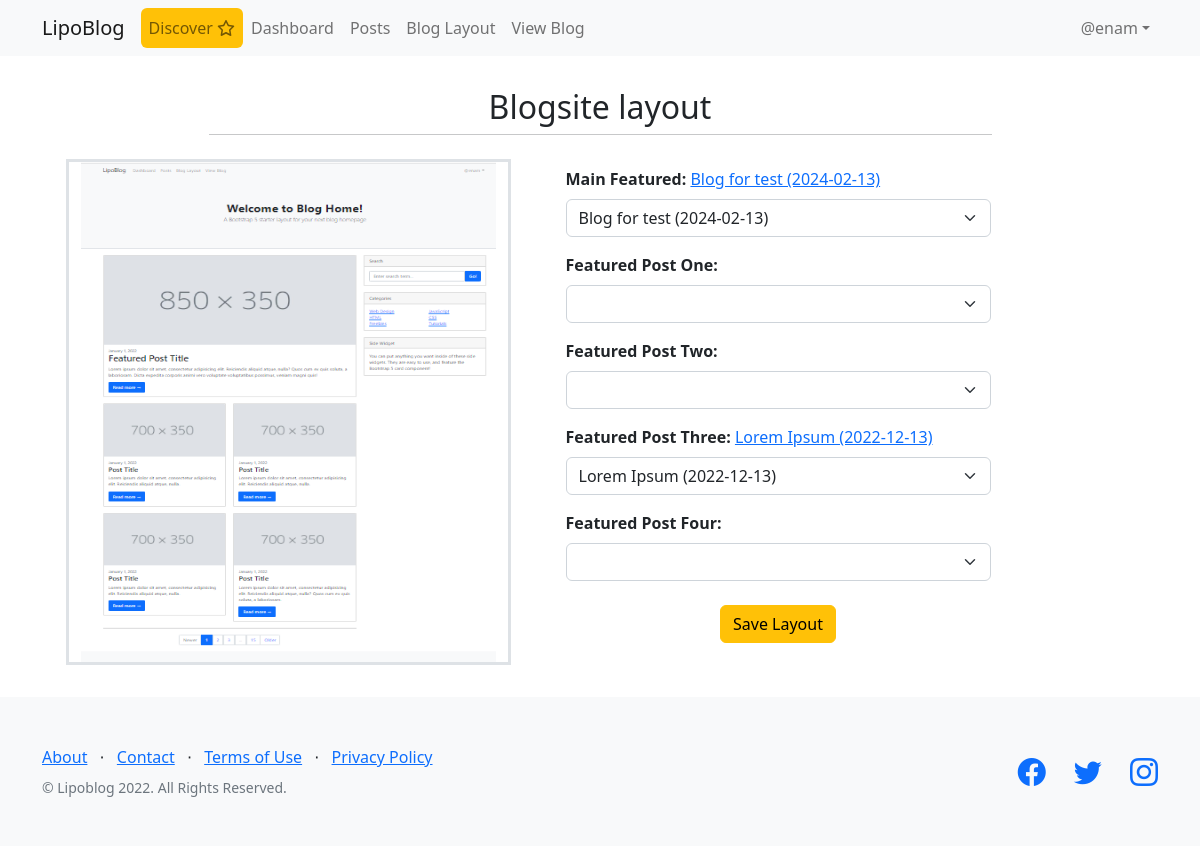
The page /bloglayout/ (signed in) on the database its author committed.
### blogs/models.py (models this page shows)
class post(models.Model):
    status = (
        ('draft', 'Draft'),
        ('published', 'Published'),
    )
    title = models.CharField(max_length=200)
    blogtext = RichTextField(blank=True, null=True)
    blogimage = models.ImageField(upload_to='images')
    date = models.DateField()
    slug = models.SlugField(max_length=200)
    location = models.CharField(max_length=200)
    author = models.ForeignKey(blogger, on_delete=models.CASCADE)
    status = models.CharField(max_length=20, choices=status, default='draft')
    category = models.ForeignKey(Category, on_delete=models.CASCADE, blank=True, null=True)
    def __str__(self):
        return f'{self.title} ({self.date})'

### blogs/views.py (the view, shortened to what this page needs)
# urls.py: path("bloglayout/", views.blog_layout, name='blog_layout'),
@login_required(login_url='login')
def blog_layout(request):
    bloger = blogger.objects.get(user=request.user)
    layout = bloglayout.objects.get(author=bloger)
    form = LayoutForm()
    posts = post.objects.filter(author=bloger)
    post1 = None
    post2 = None
    post3 = None
    post4 = None
    post5 = None
    if layout.mainfeatured != "": post1 = post.objects.get(slug=layout.mainfeatured)
    if layout.featuredone != "": post2 = post.objects.get(slug=layout.featuredone)
    if layout.featuredtwo != "": post3 = post.objects.get(slug=layout.featuredtwo)
    if layout.featuredthree != "": post4 = post.objects.get(slug=layout.featuredthree)
    if layout.featuredfour != "": post5 = post.objects.get(slug=layout.featuredfour)
    return render(request, 'blogs/bloglayout.html', {
        'blogger': bloger,
        'form': form,
        'post': posts,
        'post1': post1,
        'post2': post2,
        'post3': post3,
        'post4': post4,
        'post5': post5,
    })

### blogs/forms.py
class LayoutForm(forms.ModelForm):
    class Meta:
       model = bloglayout
       fields = ['author', 'mainfeatured', 'featuredone', 'featuredtwo', 'featuredthree', 'featuredfour']

### blogs/templates/blogs/bloglayout.html (shortened to what this page needs)
{% extends 'blogs/base/base.html' %}
{% block body %}
<section class="py-3">
    <div class="container px-4 px-lg-5 my-3">
        <div class="row w-75 mx-auto text-center">
            <h2 class="text-center">Blogsite layout</h2>
            <hr class="m-0 mb-4">
        </div>
        <form class="" action="." method="POST" enctype="multipart/form-data">
            <div class="row">
                <div class="col-sm-5 border border-3">
                    <img class="card-img-top" src="/files/images/layout.png" width="400px" height="500px" alt="..." />
                </div>
                <div class="col-sm-6">
                <div class="col-sm-10 mx-auto py-2">
                    <label class="form-label" for="mainfeatured"><b>Main Featured:</b></label>
                    {% if post1 != None %}
                        <a href="{% url 'post_view' post1.slug %}" target="_blank" class="btn-sm">{{ post1 }}</a>
                    {% endif %}
                    <div class="d-flex">
                        <select name="mainfeatured" class="form-select" id="mainfeatured">
                            {% for item in post %}
                                {% if item.id == post1.id %}
                                    <option value="{{item.slug}}" selected>{{item}}</option>
                                {% else %}
                                    <option value="{{item.slug}}">{{item}}</option>
                                {% endif %}
                            {% endfor %}
                        </select>
                    </div>
                </div>
                <div class="col-sm-10 mx-auto py-2">
                    <label class="form-label" for="featuredone"><b>Featured Post One:</b></label>
                    <div class="d-flex">
                        <select name="featuredone" class="form-select" id="featuredone">
                            <option value></option>
                            {% for item in post %}
                                {% if item.id == post2.id %}
                                    <option value="{{item.slug}}" selected>{{item}}</option>
                                {% else %}
                                    <option value="{{item.slug}}">{{item}}</option>
                                {% endif %}
                            {% endfor %}
                        </select>
                    </div>
                </div>
                <div class="col-sm-10 mx-auto py-2">
                    <label class="form-label" for="featuredtwo"><b>Featured Post Two:</b></label>
                    <div class="d-flex">
                        <select name="featuredtwo" class="form-select" id="featuredtwo">
                            <option value></option>
                            {% for item in post %}
                                {% if item.id == post3.id %}
                                    <option value="{{item.slug}}" selected>{{item}}</option>
                                {% else %}
                                    <option value="{{item.slug}}">{{item}}</option>
                                {% endif %}
                            {% endfor %}
                        </select>
                    </div>
                </div>
                <div class="col-sm-10 mx-auto py-2">
                    <label class="form-label" for="featuredthree"><b>Featured Post Three:</b></label>
                    {% if post4 != None %}
                        <a href="{% url 'post_view' post4.slug %}" target="_blank" class="btn-sm">{{ post4 }}</a>
                    {% endif %}
                    <div class="d-flex">
                        <select name="featuredthree" class="form-select" id="featuredthree">
                            {% for item in post %}
                                {% if item.id == post4.id %}
                                    <option value="{{item.slug}}" selected>{{item}}</option>
                                {% else %}
                                    <option value="{{item.slug}}">{{item}}</option>
                                {% endif %}
                            {% endfor %}
                        </select>
                    </div>
                </div>
                <div class="col-sm-10 mx-auto py-2">
                    <label class="form-label" for="featuredfour"><b>Featured Post Four:</b></label>
                    <div class="d-flex">
                        <select name="featuredfour" class="form-select" id="featuredfour">
                            <option value></option>
                            {% for item in post %}
                                {% if item.id == post5.id %}
                                    <option value="{{item.slug}}" selected>{{item}}</option>
                                {% else %}
                                    <option value="{{item.slug}}">{{item}}</option>
                                {% endif %}
                            {% endfor %}
                        </select>
                    </div>
                </div>
                <div class="mt-3 text-center">
                    <button class="btn btn-warning profile-button" type="submit">Save Layout</button>
                </div>
                </div>
            </div>
        </form>
    </div>
</section>
{% endblock %}

### blogs/templates/blogs/base/base.html (shortened to what this page needs)
{% load static %}
<!DOCTYPE html>
<html lang="en">
    <head>
        <link href="https://cdnjs.cloudflare.com/ajax/libs/font-awesome/6.5.1/css/all.min.css" rel="stylesheet">
        <link rel="stylesheet" href="https://cdn.jsdelivr.net/npm/bootstrap-icons@1.9.1/font/bootstrap-icons.css">
        <link href="https://cdn.jsdelivr.net/npm/bootstrap@5.2.1/dist/css/bootstrap.min.css" rel="stylesheet">
        <link href="{% static 'blogs/css/base.css' %}" rel="stylesheet" />
    </head>
    <body>
        <nav class="navbar navbar-expand-lg navbar-light bg-light static-top">
            <div class="container">
                <a class="navbar-brand" href="/home/">LipoBlog</a>
                <div class="collapse navbar-collapse" id="navbarTogglerDemo01">
                    <ul class="navbar-nav me-auto mb-2 mb-lg-0">
                        <li class="nav-item">
                          <a class="nav-link bg-warning rounded" aria-current="page" href="{% url 'discover_stories' %}">Discover <i class="far fa-star"></i></a>
                        </li>
                        {% if user.is_authenticated %}
                        <li class="nav-item">
                          <a class="nav-link" aria-current="page" href="/blogs/">Dashboard</a>
                        </li>
                        <li class="nav-item">
                          <a class="nav-link" href="/posts/">Posts</a>
                        </li>
                        <li class="nav-item">
                            <a class="nav-link" href="/bloglayout/">Blog Layout</a>
                        </li>
                        <li class="nav-item">
                            <a class="nav-link" href="{% url 'blog_view' blogger.slug %}">View Blog</a>
                        </li>
                        {% endif %}
                    </ul>
                    {% if user.is_authenticated %}
                        <ul class="navbar-nav">
                            <li class="nav-item dropdown">
                                <a class="nav-link dropdown-toggle" id="navbarDropdown" href="#" role="button" data-bs-toggle="dropdown" aria-expanded="false">@{{user.username}}</a>
                            </li>
                        </ul>
                    {% else %}
                        <form class="d-flex justify-content-center ">
                            <a class="btn btn-success mx-1" href="/login/">Log In</a>
                            <a class="btn btn-primary mx-1" href="/register/">Sign Up</a>
                        </form>
                    {% endif %}
                </div>
            </div>
        </nav>
        {% block body %}{% endblock %}
        <footer class="footer bg-light py-5">
            <div class="container">
                <div class="row">
                    <div class="col-lg-6 h-100 text-center text-lg-start my-auto">
                        <ul class="list-inline mb-2">
                            <li class="list-inline-item"><a href="#!">About</a></li>
                            <li class="list-inline-item">⋅</li>
                            <li class="list-inline-item"><a href="#!">Contact</a></li>
                            <li class="list-inline-item">⋅</li>
                            <li class="list-inline-item"><a href="#!">Terms of Use</a></li>
                            <li class="list-inline-item">⋅</li>
                            <li class="list-inline-item"><a href="#!">Privacy Policy</a></li>
                        </ul>
                        <p class="text-muted small mb-4 mb-lg-0">&copy; Lipoblog 2022. All Rights Reserved.</p>
                    </div>
                    <div class="col-lg-6 h-100 text-center text-lg-end my-auto">
                        <ul class="list-inline mb-0">
                            <li class="list-inline-item me-4">
                                <a href="#!"><i class="bi-facebook fs-3"></i></a>
                            </li>
                            <li class="list-inline-item me-4">
                                <a href="#!"><i class="bi-twitter fs-3"></i></a>
                            </li>
                            <li class="list-inline-item">
                                <a href="#!"><i class="bi-instagram fs-3"></i></a>
                            </li>
                        </ul>
                    </div>
                </div>
            </div>
        </footer>
    </body>
</html>

### rows shown on the page
post: title+date "Blog for test (2024-02-13)"
post: title+date "Lorem Ipsum (2022-12-13)"

### other values the page prints
{{ user.username }} "enam"
form field mainfeatured "Blog for test (2024-02-13)"
form field featuredthree "Lorem Ipsum (2022-12-13)"
